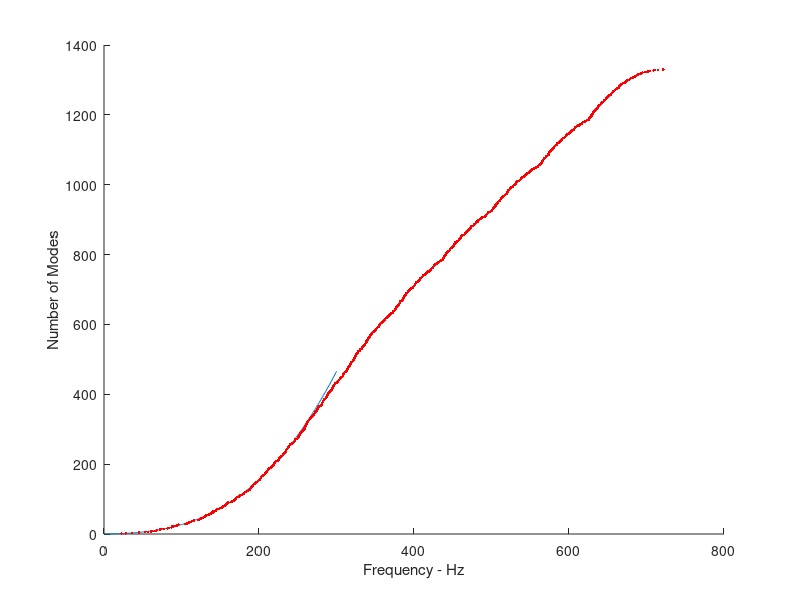
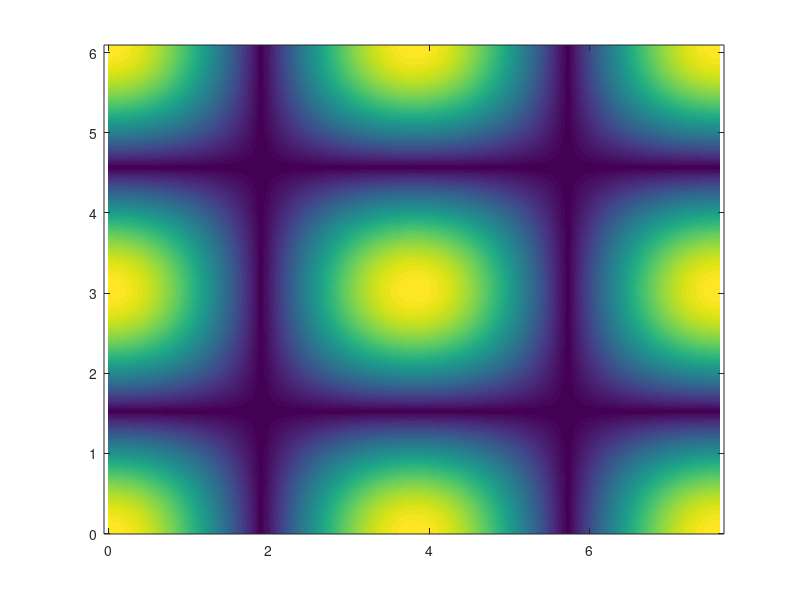
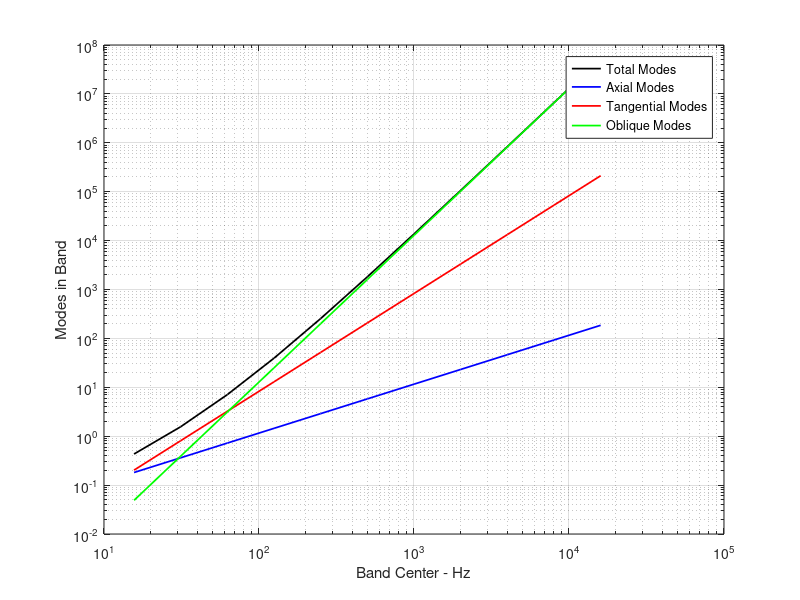
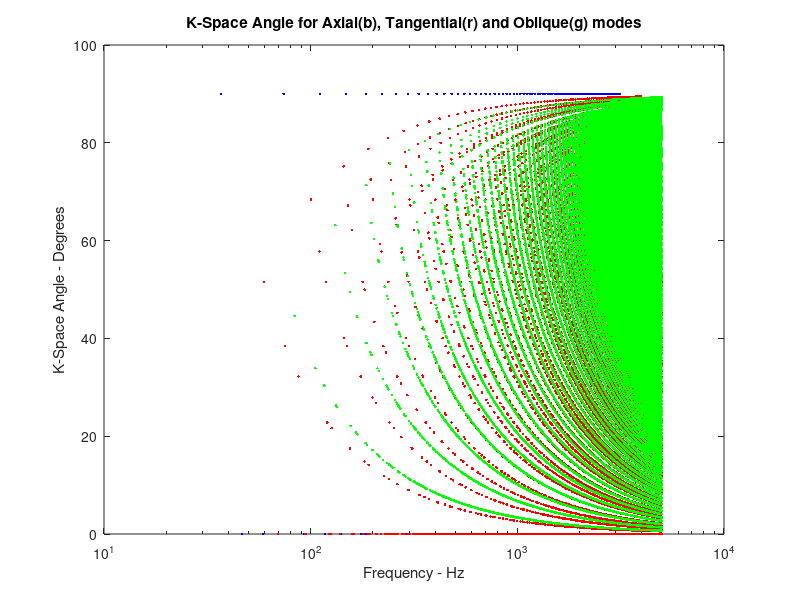

Here is the MATLAB script that generated these plots, in order:
function architectural_ac_hw3
    problem1();
    problem2();
end

function problem1()

    fprintf('---- Problem 1 ----\n');
    room_length=25; %ft
    room_width=20; %ft
    room_height=9; %ft
    
    c0 = 343; % m/s
    
    meters_per_foot = .3048; % m/ft
    lx = room_length * meters_per_foot;
    ly = room_width * meters_per_foot;
    lz = room_height * meters_per_foot;
    
    jmode = 1;
    jx_max = 10;
    jy_max = 10;
    jz_max = 10;
    modes = [];
    for jx = 0:jx_max
        for jy = 0:jy_max
            for jz = 0:jz_max
                modes(:,jmode) = [jx;jy;jz];
                jmode = jmode+1;
            end
        end
    end
    
    % skip mode 000
    modes = modes(:,2:end);
    
    sizes_mat = repmat([lx;ly;lz],1,size(modes,2));
    
    nat_freqs = c0*0.5*sqrt(sum((modes./sizes_mat).^2,1));
    
    [~,jmode_by_freq] = sort(nat_freqs);
    
    fprintf('Finding the 8 lowest frequency modes, excluding 000\n')
    
    f_ax = 1:300;
    figure();
    hold on
    plot(f_ax,num_modes(f_ax,[lx,ly,lz]));
    plot(nat_freqs(jmode_by_freq),1:length(jmode_by_freq),'r.');
    xlabel('Frequency - Hz');
    ylabel('Number of Modes');
    
    for kmode=1:16
        fprintf('Mode %2d: %5.1f Hz mode=%d%d%d\n',kmode,nat_freqs(jmode_by_freq(kmode)), ...
            modes(1:3,jmode_by_freq(kmode)));
    end
    
    % I recall there being a single peak for each mode
    mode_220 = image_mode_pressure([2 2 0],[lx ly lz]);
    %first8_modes = modes(:,jmode_by_freq(1:8))';
    %rms = image_mode_pressure(first8_modes,[lx ly lz]);
    
end


function rms_pressure = image_mode_pressure(modes,room_size)

    x_mode_num = modes(:,1);
    y_mode_num = modes(:,2);
    z_mode_num = modes(:,3);
    lx = room_size(1);
    ly = room_size(2);
    lz = room_size(3);
    
    res = 0.01; % resolution of room image, meters.
    % compute p = 8*A*cos((n_x * pi * x)/l_x) * cos(n_y ... ) * cos(n_z ...
    % ) * e^jwt. ( see Long: Eqn (8.42) )
    x_ax = [0:res:lx];
    y_ax = [0:res:ly];
    measure_height = 2; % (meters) sample at satanding person height
    x_grid = repmat(x_ax',1,length(y_ax));
    y_grid = repmat(y_ax, length(x_ax),1);
    
    x_mode_num = repmat(x_mode_num,[1,length(x_ax),length(y_ax)]);
    y_mode_num = repmat(y_mode_num,[1,length(x_ax),length(y_ax)]);
    z_mode_num = repmat(z_mode_num,[1,length(x_ax),length(y_ax)]);
    x_grid0(1,:,:) = x_grid;
    x_grid = repmat(x_grid0,[size(modes,1),1,1]);
    y_grid0(1,:,:) = y_grid;
    y_grid = repmat(y_grid0,[size(modes,1),1,1]);
    
    x_portion = cos(x_grid.*(x_mode_num.*pi./lx));
    y_portion = cos(y_grid.*(y_mode_num.*pi./ly));
    z_portion = cos(measure_height.*z_mode_num.*pi./ly);
    
    
    % using the fact that RMS of sinusoid is A/sqrt(2)
    rms_pressure = abs(8.*x_portion.*y_portion.*z_portion./sqrt(2));
    rms_pressure = squeeze(mean(rms_pressure,1));
    figure(); 
    
    imagesc(x_ax,y_ax,rms_pressure);
    set(gca,'YDir','Normal');
    axis('equal')
end

function f0 = mode_freq(modes,room_size)
    % modes is [ 3 x nmodes ] and room_size is [3 x 1]
    % returns f0 [ 1 x nmodes ] center frequencies
    c0 = 343;
    sizes_mat = repmat(room_size,1,size(modes,2));
    f0 = c0*0.5*sqrt(sum((modes./sizes_mat).^2,1));
end

function [Nf,Na,Nt,No] = num_modes(f,room_size)
    c0 = 343;
    lx = room_size(1);
    ly = room_size(2);
    lz = room_size(3);
    V = lx*ly*lz;
    S = 2*lx*ly + 2*lx*lz + 2*ly*lz;
    L = 4*lx + 4*ly + 4*lz;
    No = (4.*pi./3).*V.*(f./c0).^3;
    Nt = (pi./4).*S.*(f./c0).^2;
    Na = (L./8).*(f./c0);
    Nf = Na + Nt + No;
end

function Nf_df = num_modes_per_freq(f,room_size)
    c0 = 343;
    lx = room_size(1);
    ly = room_size(2);
    lz = room_size(3);
    V = lx*ly*lz;
    S = 2*lx*ly + 2*lx*lz + 2*ly*lz;
    L = 4*lx + 4*ly + 4*lz;
    Nf_df = (4*pi.*V).*(f.^2 ./ c0^3) + ...
        (pi/2).*S.*(f./c0^2) + ...
        L./(8*c0);
end

function problem2()
    room_size = [4.64; 3.68; 2.92];
    band_centers = zeros(1,11);
    band_centers(11)=16000;
    for jb=10:-1:1
        band_centers(jb) = band_centers(jb+1)/2;
    end
    
    band_low = band_centers./sqrt(2);
    band_hi  = band_centers.*sqrt(2);
    [tot0,a0,t0,o0] = num_modes(band_low,room_size);
    [tot1,a1,t1,o1] = num_modes(band_hi,room_size);
    freqs_in_band = tot1 - tot0;
    axial      = a1 - a0;
    tangential = t1 - t0;
    oblique    = o1 - o0;
    
    figure();
    opts = {'LineWidth',1.25};
    loglog(band_centers,freqs_in_band,'k','DisplayName','Total Modes',opts{:});
    hold on
    loglog(band_centers,axial,'b','DisplayName','Axial Modes',opts{:});
    loglog(band_centers,tangential,'r','DisplayName','Tangential Modes',opts{:});
    loglog(band_centers,oblique,'g','DisplayName','Oblique Modes',opts{:});
    grid on
    legend show
    xlabel('Band Center - Hz');
    ylabel('Modes in Band');
    
    
    nmax = 85+1;
    counter = (0:nmax^3);
    xmodes = mod(floor(counter/nmax.^2),nmax);
    ymodes = mod(floor(counter/nmax.^1),nmax);
    zmodes = mod(floor(counter/nmax.^0),nmax);
    modes = [xmodes; ymodes; zmodes];
    modes = modes(:,2:end);
    
    freqs = mode_freq(modes,room_size);
    [freqs,ii] = sort(freqs);
    modes = modes(:,ii);
    
    ii_take = freqs<5000;
    modes = modes(:,ii_take);
    freqs = freqs(ii_take);
    
    on_off = modes>0;
    axial = sum(on_off,1) == 1;
    tangential = sum(on_off,1) == 2;
    oblique = sum(on_off,1) == 3;

    % determine the length of each of the k-space axis vectors (pi/l)
    k_basis = pi./room_size;
    % translate mode number integers into k-space vectors
    k_space_vec = modes .* repmat(k_basis,1,size(modes,2));
    
    % compute sin(theta_psi) = k_space_psi/length of k-space vector
    %   for psi as x,y,z (aka indexes 1 2 3 in our k_space_vec)
    % start with finding the k-space vector length for every mode
    vec_lengths = sqrt(sum(k_space_vec.^2,1));
    % and (for vectorization) match its size to the whole k-space vector
    % matrix.
    vec_lengths = repmat(vec_lengths,3,1);
    % compute the k-space arrival angle.  theta(1,:) is theta_x, etc
    thetas = asind(k_space_vec./vec_lengths);
    figure();
    semilogx(freqs(axial),thetas(1,axial),'b.');
    hold on
    semilogx(freqs(tangential),thetas(2,tangential),'r.');
    semilogx(freqs(oblique),thetas(3,oblique),'g.');
    xlabel('Frequency - Hz');
    ylabel('K-Space Angle - Degrees');
    title('K-Space Angle for Axial(b), Tangential(r) and Oblique(g) modes');
end